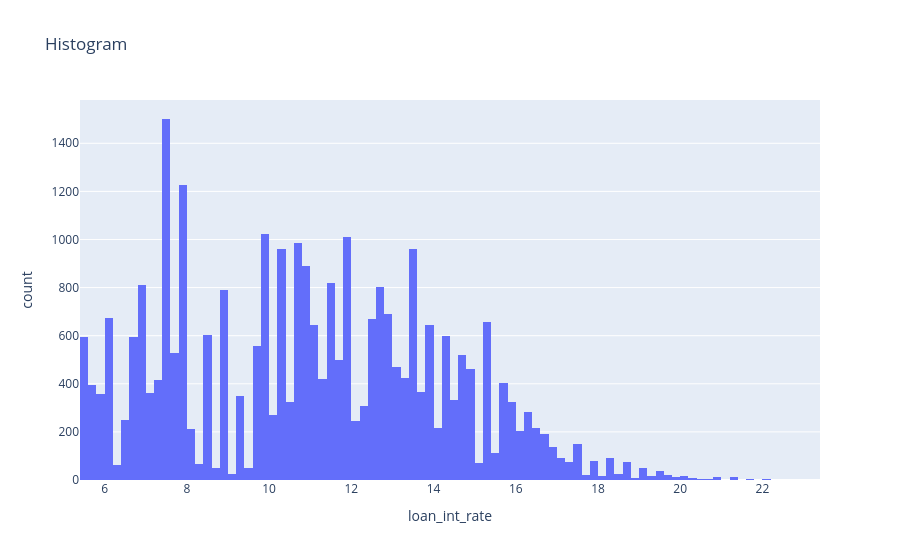

Notebook source saved alongside this figure:
### Code cell
fig = px.histogram(
    df,
    x='loan_int_rate',
    title='Histogram'
)
fig.show()

### Figure 1 — Plotly figure (JSON) as saved in the notebook; plotly's stock layout.template omitted (floating-point values rounded to 4 significant figures; data arrays with more than 128 entries replaced by an {"elided": "..."} marker saying what was removed)
{"data": [{"bingroup": "x", "hovertemplate": "loan_int_rate=%{x}<br>count=%{y}<extra></extra>", "legendgroup": "", "marker": {"color": "#636efa", "pattern": {"shape": ""}}, "name": "", "orientation": "v", "showlegend": false, "type": "histogram", "x": {"elided": "32581 float values"}, "xaxis": "x", "yaxis": "y"}], "layout": {"barmode": "relative", "legend": {"tracegroupgap": 0}, "title": {"text": "Histogram"}, "xaxis": {"anchor": "y", "domain": [0, 1], "title": {"text": "loan_int_rate"}}, "yaxis": {"anchor": "x", "domain": [0, 1], "title": {"text": "count"}}}}
